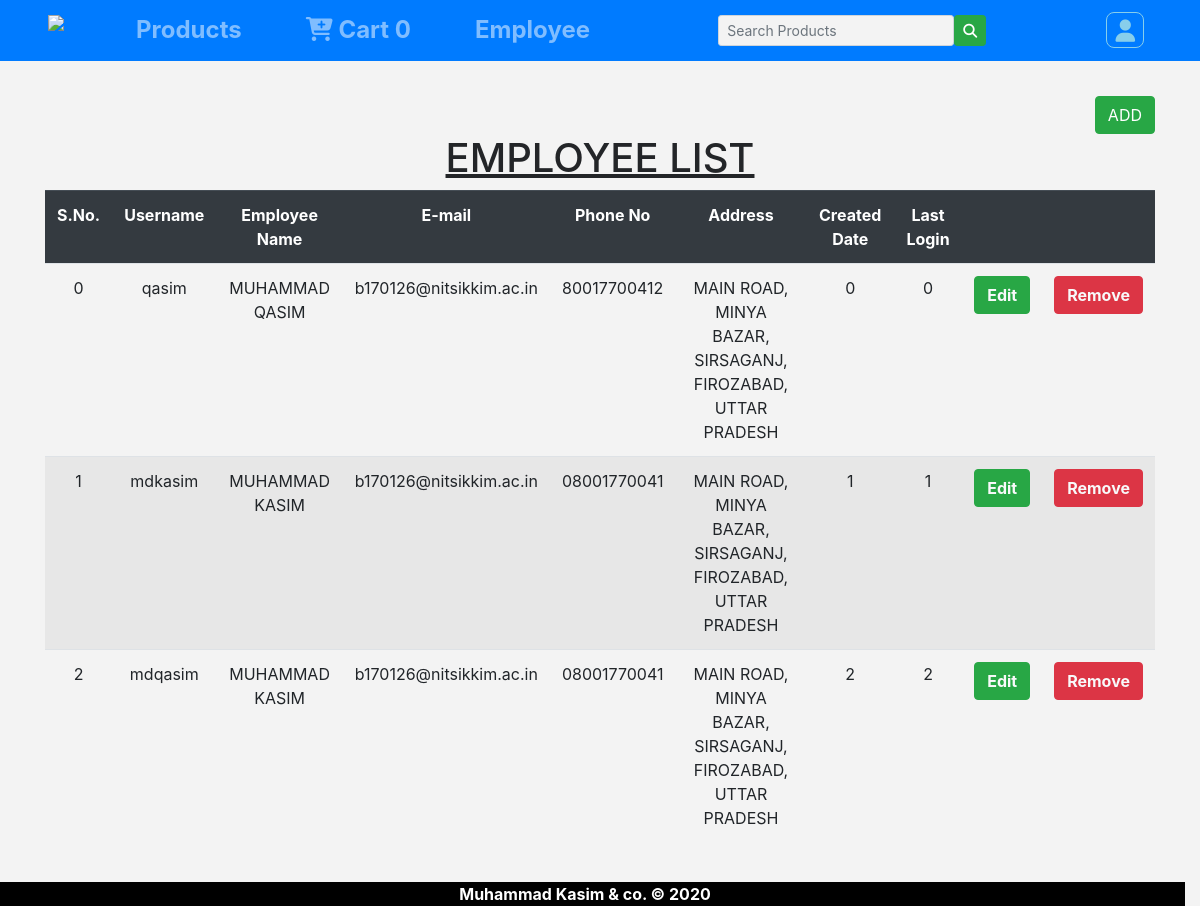
Screenshot of /employee.php (signed in) with the database file from the repository.
### tables this page shows
CREATE TABLE IF NOT EXISTS `employee` (
  `id` int(11) NOT NULL AUTO_INCREMENT,
  `username` varchar(255) NOT NULL,
  `f_name` varchar(50) NOT NULL,
  `l_name` varchar(50) NOT NULL,
  `email` varchar(100) NOT NULL,
  `password` varchar(50) NOT NULL,
  `phone_number` text NOT NULL,
  `Address` varchar(255) NOT NULL,
  `status` tinyint(1) NOT NULL DEFAULT '1',
  `admin` tinyint(1) NOT NULL DEFAULT '0',
  PRIMARY KEY (`id`),
  UNIQUE KEY `username` (`username`),
  UNIQUE KEY `username_2` (`username`),
  UNIQUE KEY `username_3` (`username`),
  KEY `id` (`id`)
);

### employee.php (the view, shortened to what this page needs)
<?php
include("include.php");
$restored = false;
$removed = false;
$added = false;
$edited = false;
$q1 = "SELECT * FROM employee WHERE admin=0";
$result = mysqli_query($con, $q1);
$employees = mysqli_fetch_all($result, MYSQLI_BOTH);
?>
<!DOCTYPE html>
<html>
<head>
	<?php include("links.php"); ?>
</head>
<body>
	<?php include("navbar.php"); ?>
	<div class="py-5 mt-5">
		<div class="container">
			<div class="d-flex"><a href="addemployee.php" class="btn btn-success align-self-end ml-auto">ADD</a></div>
			<div class="row"><h1 class="mx-auto"><u>EMPLOYEE LIST</u></h1></div>
			<table class="table table-striped text-center">
				<tr class="thead-dark">
					<th>S.No.</th>
					<th>Username</th>
					<th>Employee Name</th>
					<th>E-mail</th>
					<th>Phone No</th>
					<th>Address</th>
					<th>Created Date</th>
					<th>Last Login</th>
					<th></th>
					<th></th>
				</tr>
				<?php
				foreach ($employees as $key => $employee) {
					echo "<tr class='employee-row'><td>".$key."</td><td>".$employee['username']."</td><td>".$employee['f_name']." ".$employee['l_name']."</td><td>".$employee['email']."</td><td>".$employee['phone_number']."</td><td>".$employee['Address']."</td><td>".$key."</td><td>".$key."</td><td><form action='addemployee.php' method='post'><button type='submit' name='edit_employee' value='".serialize($employee)."' class='btn btn-success text-light font-weight-bold'>Edit</button></form></td><td><form action='' method='post'><button type='submit' name='".(($employee['status']==1)?'remove':'restore')."' class='btn btn-danger text-light font-weight-bold' value='".serialize($employee)."'>".(($employee['status']==1)?'Remove':'Restore')."</button></form></td></tr>";
				}
				?>
			</table>
		</div>
	</div>
	<?php if($restored||$removed||$edited||$added){ ?>
	<script type="text/javascript">
		swal({
			title: "Successfully <?php if($restored) echo 'Restored'; else if($removed) echo 'Removed'; else if($added) echo 'Added'; else if($edited) echo 'Edited'; ?>",
			icon: "<?php if($restored || $added || $edited) echo 'success'; else if($removed) echo 'warning' ?>",
		})
	</script>
	<?php } include("footer.php") ?>
</body>
</html>

### css/style.css (style rules this page uses)
:root { --mainBlue:#1515bd; --lightBlue:#009ffd; --mainWhite:#f3f3f3; --mainDark:#232528; --mainYellow:#ffa400; }
body { background: var(--mainWhite) !important; color: var(--mainDark) !important; }
.employee-row { transition: all 0.4s linear; }

### rows the page displays
employee: key "0", username "qasim", f_name "MUHAMMAD", l_name "QASIM", email "b170126@nitsikkim.ac.in", phone_number "80017700412", Address "MAIN ROAD, MINYA BAZAR, SIRSAGANJ, FIROZABAD, UTTAR PRADESH", status "Remove"
employee: key "1", username "mdkasim", f_name "MUHAMMAD", l_name "KASIM", email "b170126@nitsikkim.ac.in", phone_number "08001770041", Address "MAIN ROAD, MINYA BAZAR, SIRSAGANJ, FIROZABAD, UTTAR PRADESH", status "Remove"
employee: key "2", username "mdqasim", f_name "MUHAMMAD", l_name "KASIM", email "b170126@nitsikkim.ac.in", phone_number "08001770041", Address "MAIN ROAD, MINYA BAZAR, SIRSAGANJ, FIROZABAD, UTTAR PRADESH", status "Remove"

### other values shown
count($carted_products) "0"
